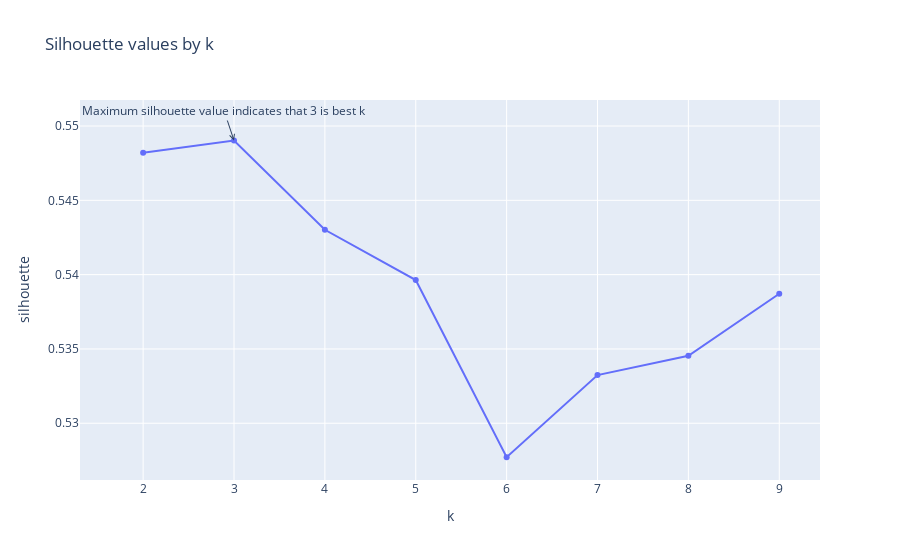

This figure's notebook cell:
### Code cell
silhouette_results = silhouette(df[feature_cols], 10)

fig = px.line(silhouette_results, markers=True, x=[i for i in range(2, 10)], y=silhouette_results, title='Silhouette values by k')
fig.add_annotation(x=3, y=0.5490264,
            text="Maximum silhouette value indicates that 3 is best k",
            showarrow=True,
            arrowhead=5)
fig.update_xaxes(title_text='k')
fig.update_yaxes(title_text='silhouette')

fig.show()

### Figure 1 — Plotly figure (JSON) as saved in the notebook; plotly's stock layout.template omitted (floating-point values rounded to 4 significant figures)
{"data": [{"hovertemplate": "x=%{x}<br>y=%{y}<extra></extra>", "legendgroup": "", "line": {"color": "#636efa", "dash": "solid"}, "marker": {"symbol": "circle"}, "mode": "lines+markers", "name": "", "orientation": "v", "showlegend": false, "type": "scatter", "x": [2, 3, 4, 5, 6, 7, 8, 9], "xaxis": "x", "y": [0.5482, 0.549, 0.543, 0.5396, 0.5277, 0.5332, 0.5345, 0.5387], "yaxis": "y"}], "layout": {"annotations": [{"arrowhead": 5, "showarrow": true, "text": "Maximum silhouette value indicates that 3 is best k", "x": 3, "y": 0.549}], "legend": {"tracegroupgap": 0}, "title": {"text": "Silhouette values by k"}, "xaxis": {"anchor": "y", "domain": [0, 1], "title": {"text": "k"}}, "yaxis": {"anchor": "x", "domain": [0, 1], "title": {"text": "silhouette"}}}}
